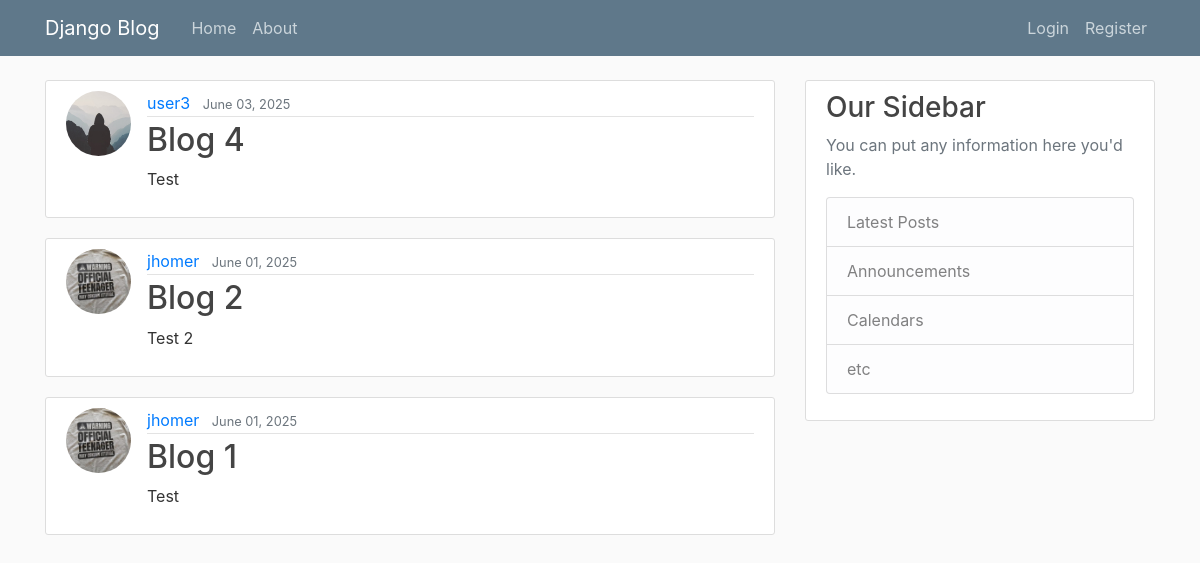
The app's page /, older data.
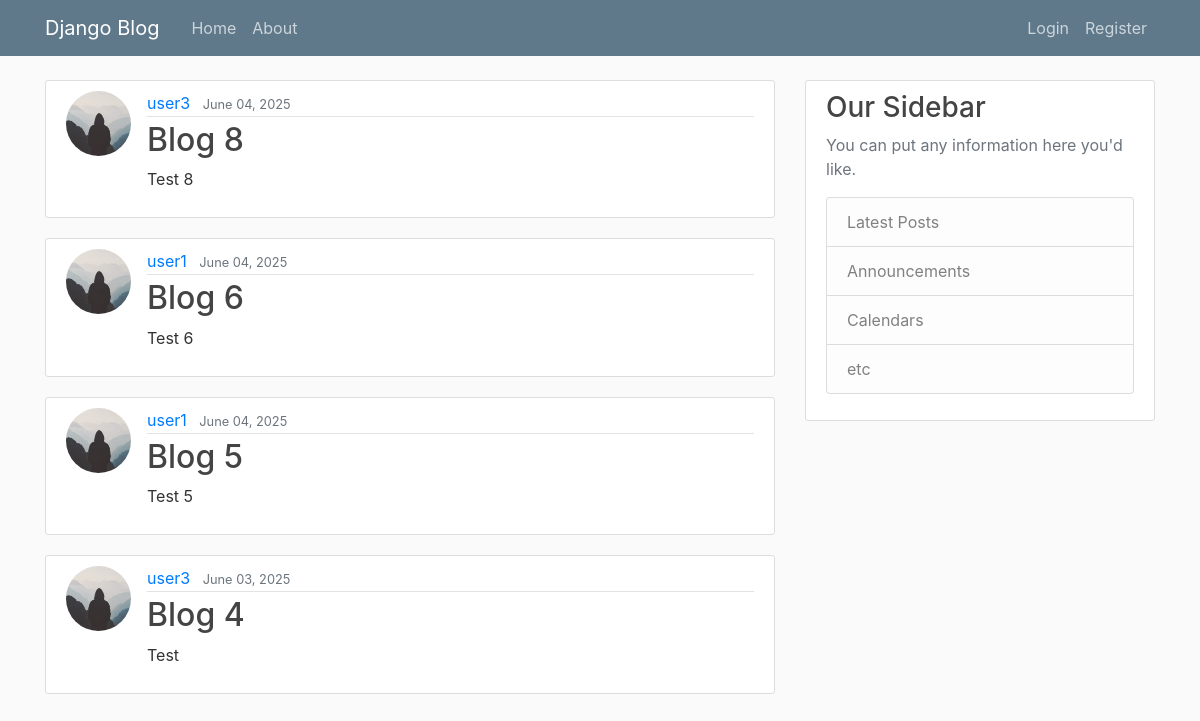
The same page, newer data.
### blog/models.py (models this page shows, shortened)
class Post(models.Model):
    title = models.CharField(max_length=100)
    content = models.TextField()
    date_posted = models.DateTimeField(default=timezone.now)
    author = models.ForeignKey(User, on_delete=models.CASCADE)

### users/models.py (models this page shows, shortened)
class Profile(models.Model):
    user = models.OneToOneField(User, on_delete=models.CASCADE)
    image = models.ImageField(default='default.jpg', upload_to='profile_pics')

### blog/views.py (the view)
# urls.py: path('', PostListView.as_view(), name='blog-home'),
class PostListView(ListView):
    model = Post
    template_name = 'blog/home.html'
    context_object_name = 'posts'
    ordering = ['-date_posted']
    paginate_by = 5

### blog/templates/blog/home.html
{% extends "blog/base.html" %}
{% block content %}
    {% for post in posts %}
 <article class="media content-section">
    <img class="rounded-circle article-img" src="{{ post.author.profile.image.url}}">
    <div class="media-body">
        <div class="article-metadata">
        <a class="mr-2" href="#">{{ post.author }}</a>
        <small class="text-muted">{{ post.date_posted|date:"F d, Y" }}</small>
        </div>
        <h2><a class="article-title" href="{% url 'post-detail' post.id %}">{{ post.title }}</a></h2>
        <p class="article-content">{{ post.content }}</p>
    </div>
</article>
    {% endfor %}
{% endblock content %}

Row changes from the older to the newer data that the page shows:
removed Post: author.profile.image (picture), author "jhomer", date_posted "June 01, 2025", title "Blog 2", content "Test 2"
removed Post: author.profile.image (picture), author "jhomer", date_posted "June 01, 2025", title "Blog 1", content "Test"
added Post: author.profile.image (placeholder picture), author "user3", date_posted "June 04, 2025", title "Blog 8", content "Test 8"
added Post: author.profile.image (placeholder picture), author "user1", date_posted "June 04, 2025", title "Blog 6", content "Test 6"
added Post: author.profile.image (placeholder picture), author "user1", date_posted "June 04, 2025", title "Blog 5", content "Test 5"
